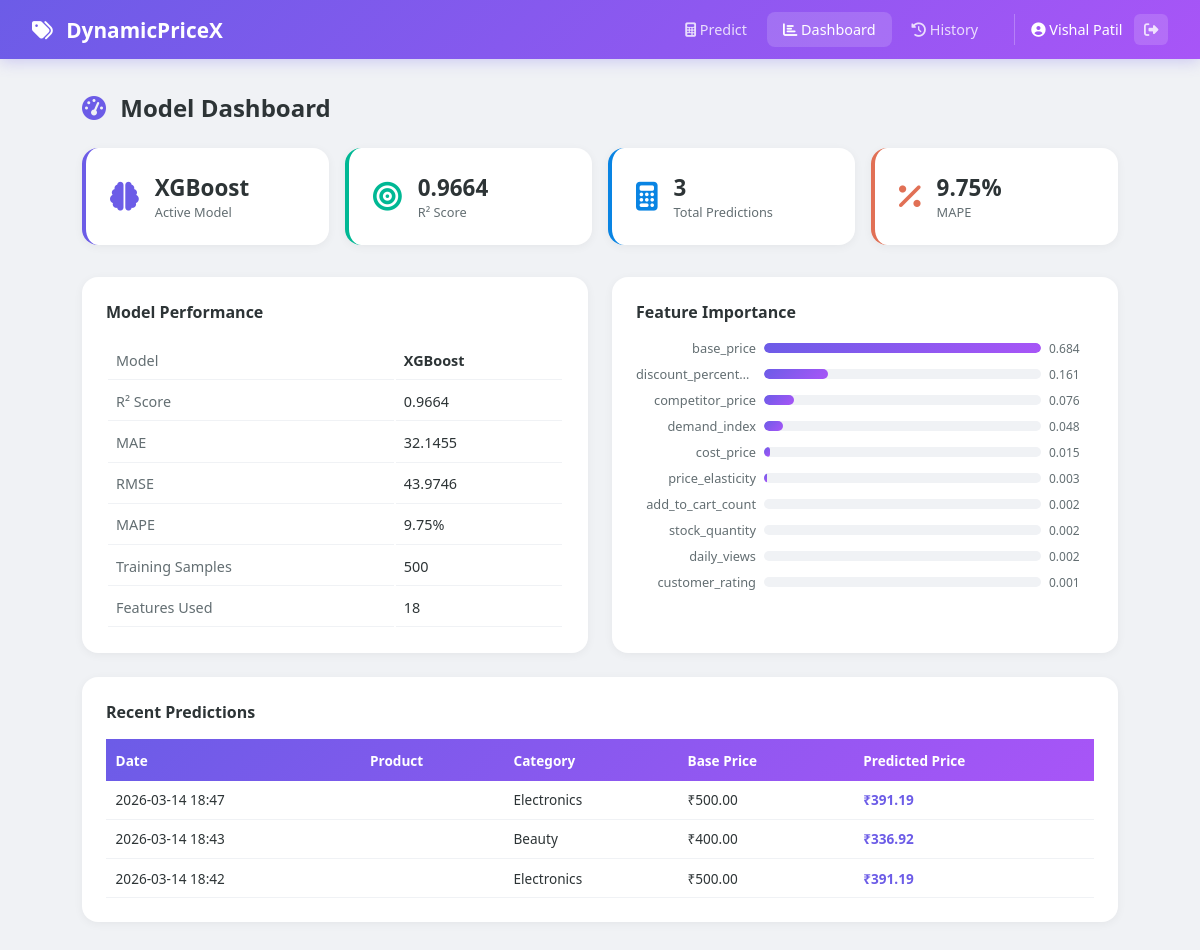
The app's page /dashboard (signed in) with its own data.
### database.py (models this page shows, shortened)
class User(UserMixin, db.Model):
    __tablename__ = 'users'
    id = db.Column(db.Integer, primary_key=True)
    username = db.Column(db.String(80), unique=True, nullable=False)
    email = db.Column(db.String(120), unique=True, nullable=False)
    password_hash = db.Column(db.String(256), nullable=False)
    full_name = db.Column(db.String(150), nullable=True)
    company = db.Column(db.String(150), nullable=True)
    created_at = db.Column(db.DateTime, default=datetime.utcnow)
    last_login = db.Column(db.DateTime, nullable=True)
    predictions = db.relationship('PredictionLog', backref='user', lazy=True)

class PredictionLog(db.Model):
    __tablename__ = 'prediction_logs'
    id = db.Column(db.Integer, primary_key=True)
    user_id = db.Column(db.Integer, db.ForeignKey('users.id'), nullable=False)
    product_category = db.Column(db.String(50))
    brand = db.Column(db.String(50))
    base_price = db.Column(db.Float)
    competitor_price = db.Column(db.Float)
    cost_price = db.Column(db.Float)
    stock_quantity = db.Column(db.Integer)
    daily_views = db.Column(db.Integer)
    daily_sales = db.Column(db.Integer)
    add_to_cart_count = db.Column(db.Integer)
    customer_rating = db.Column(db.Float)
    review_count = db.Column(db.Integer)
    discount_percentage = db.Column(db.Float)
    advertising_spend = db.Column(db.Float)
    promotion_type = db.Column(db.String(50))
    day_of_week = db.Column(db.Integer)
    season = db.Column(db.String(50))
    demand_index = db.Column(db.Integer)
    price_elasticity = db.Column(db.Float)
    predicted_price = db.Column(db.Float)
    created_at = db.Column(db.DateTime, default=datetime.utcnow)

### app.py (the view)
@app.route('/dashboard')
@login_required
def dashboard():
    metrics = get_metrics()
    total_preds = PredictionLog.query.filter_by(
        user_id=current_user.id
    ).count()
    recent = PredictionLog.query.filter_by(
        user_id=current_user.id
    ).order_by(PredictionLog.created_at.desc()).limit(5).all()
    return render_template(
        'dashboard.html',
        metrics=metrics,
        total_predictions=total_preds,
        recent_predictions=recent
    )

### app.py (called while the page is built)
@login_manager.user_loader
def load_user(user_id):
    return User.query.get(int(user_id))

def get_metrics():
    path = os.path.join(MODEL_FOLDER, 'metrics.json')
    if os.path.exists(path):
        with open(path) as f:
            return json.load(f)
    return None

### templates/dashboard.html (shortened to what this page needs)
<!DOCTYPE html>
<html lang="en">
<head>
    <link rel="stylesheet" href="{{ url_for('static', filename='css/style.css') }}">
    <link rel="stylesheet" href="https://cdnjs.cloudflare.com/ajax/libs/font-awesome/6.5.0/css/all.min.css">
</head>
<body>
    <nav class="navbar">
        <div class="nav-brand"><i class="fas fa-tags"></i> DynamicPriceX</div>
        <div class="nav-links">
            <a href="/"><i class="fas fa-calculator"></i> Predict</a>
            <a href="/dashboard" class="active"><i class="fas fa-chart-bar"></i> Dashboard</a>
            <a href="/history"><i class="fas fa-history"></i> History</a>
            <div class="nav-user">
                <span><i class="fas fa-user-circle"></i> {{ current_user.full_name or current_user.username }}</span>
                <a href="/logout" class="btn-nav-logout"><i class="fas fa-sign-out-alt"></i></a>
            </div>
        </div>
    </nav>
    <div class="container">
        <h1 class="page-title"><i class="fas fa-tachometer-alt"></i> Model Dashboard</h1>
        {% if metrics %}
        <div class="stats-grid">
            <div class="stat-card purple">
                <i class="fas fa-brain"></i>
                <div class="stat-info">
                    <span class="stat-num">{{ metrics.model_name }}</span>
                    <span class="stat-label">Active Model</span>
                </div>
            </div>
            <div class="stat-card green">
                <i class="fas fa-bullseye"></i>
                <div class="stat-info">
                    <span class="stat-num">{{ metrics.r2 }}</span>
                    <span class="stat-label">R² Score</span>
                </div>
            </div>
            <div class="stat-card blue">
                <i class="fas fa-calculator"></i>
                <div class="stat-info">
                    <span class="stat-num">{{ total_predictions }}</span>
                    <span class="stat-label">Total Predictions</span>
                </div>
            </div>
            <div class="stat-card orange">
                <i class="fas fa-percentage"></i>
                <div class="stat-info">
                    <span class="stat-num">{{ metrics.mape }}%</span>
                    <span class="stat-label">MAPE</span>
                </div>
            </div>
        </div>
        <div class="detail-grid">
            <div class="detail-card">
                <h3>Model Performance</h3>
                <table class="detail-table">
                    <tr><td>Model</td><td><strong>{{ metrics.model_name }}</strong></td></tr>
                    <tr><td>R² Score</td><td>{{ metrics.r2 }}</td></tr>
                    <tr><td>MAE</td><td>{{ metrics.mae }}</td></tr>
                    <tr><td>RMSE</td><td>{{ metrics.rmse }}</td></tr>
                    <tr><td>MAPE</td><td>{{ metrics.mape }}%</td></tr>
                    <tr><td>Training Samples</td><td>{{ metrics.num_samples }}</td></tr>
                    <tr><td>Features Used</td><td>{{ metrics.num_features }}</td></tr>
                </table>
            </div>
            <div class="detail-card">
                <h3>Feature Importance</h3>
                {% if metrics.feature_importance %}
                <div class="importance-bars">
                    {% for feat, imp in metrics.feature_importance.items() %}
                    {% if loop.index <= 10 %}
                    <div class="imp-row">
                        <span class="imp-name">{{ feat }}</span>
                        <div class="imp-bar-bg">
                            <div class="imp-bar" style="width: {{ (imp / metrics.feature_importance.values()|list|first * 100)|round }}%"></div>
                        </div>
                        <span class="imp-val">{{ "%.3f"|format(imp) }}</span>
                    </div>
                    {% endif %}
                    {% endfor %}
                </div>
                {% endif %}
            </div>
        </div>
        {% if recent_predictions %}
        <div class="detail-card full-width">
            <h3>Recent Predictions</h3>
            <table class="data-table">
                <thead>
                    <tr>
                        <th>Date</th><th>Product</th><th>Category</th>
                        <th>Base Price</th><th>Predicted Price</th>
                    </tr>
                </thead>
                <tbody>
                    {% for p in recent_predictions %}
                    <tr>
                        <td>{{ p.created_at.strftime('%Y-%m-%d %H:%M') }}</td>
                        <td>{{ p.product_name }}</td>
                        <td>{{ p.product_category }}</td>
                        <td>₹{{ "%.2f"|format(p.base_price) }}</td>
                        <td class="price-col">₹{{ "%.2f"|format(p.predicted_price) }}</td>
                    </tr>
                    {% endfor %}
                </tbody>
            </table>
        </div>
        {% endif %}
        {% else %}
        <div class="no-model">
            <i class="fas fa-chart-pie fa-3x"></i>
            <h2>No Model Data</h2>
            <p>Run <code>python train_model.py</code> first.</p>
        </div>
        {% endif %}
    </div>
</body>
</html>

### static/css/style.css (style rules this page uses)
* { margin: 0; padding: 0; box-sizing: border-box; }
:root { --primary: #6c5ce7; --primary-dark: #5a4bd1; --gradient: linear-gradient(135deg, #6c5ce7, #a855f7); --bg: #f0f2f5; --card: #ffffff; --text: #2d3436; --text-light: #636e72; --border: #dfe6e9; --success: #00b894; --warning: #fdcb6e; --danger: #e17055; --info: #0984e3; }
body { font-family: 'Segoe UI', system-ui, -apple-system, sans-serif; background: var(--bg); color: var(--text); min-height: 100vh; }
.navbar { background: var(--gradient); padding: 0.75rem 2rem; display: flex; justify-content: space-between; align-items: center; position: sticky; top: 0; z-index: 100; box-shadow: 0 2px 15px rgba(108,92,231,0.3); }
.nav-brand { color: white; font-size: 1.3rem; font-weight: 700; }
.nav-brand i { margin-right: 0.5rem; }
.nav-links { display: flex; align-items: center; gap: 0.25rem; }
.nav-links a { color: rgba(255,255,255,0.8); text-decoration: none; padding: 0.5rem 1rem; border-radius: 8px; font-size: 0.9rem; font-weight: 500; transition: all 0.3s; }
.nav-links a:hover, .nav-links a.active { color: white; background: rgba(255,255,255,0.15); }
.nav-user { display: flex; align-items: center; gap: 0.75rem; margin-left: 1rem; padding-left: 1rem; border-left: 1px solid rgba(255,255,255,0.25); color: white; font-size: 0.9rem; }
.btn-nav-logout { background: rgba(255,255,255,0.15) !important; padding: 0.4rem 0.6rem !important; border-radius: 6px !important; }
.container { max-width: 1100px; margin: 0 auto; padding: 2rem; }
.page-title { font-size: 1.5rem; margin-bottom: 1.5rem; color: var(--text); }
.page-title i { color: var(--primary); margin-right: 0.5rem; }
.stats-grid { display: grid; grid-template-columns: repeat(auto-fit, minmax(220px, 1fr)); gap: 1rem; margin-bottom: 2rem; }
.stat-card { background: white; border-radius: 16px; padding: 1.5rem; display: flex; align-items: center; gap: 1rem; box-shadow: 0 2px 10px rgba(0,0,0,0.05); border-left: 4px solid var(--border); }
.stat-card.purple { border-left-color: #6c5ce7; }
.stat-card.purple i { color: #6c5ce7; }
.stat-card.green { border-left-color: #00b894; }
.stat-card.green i { color: #00b894; }
.stat-card.blue { border-left-color: #0984e3; }
.stat-card.blue i { color: #0984e3; }
.stat-card.orange { border-left-color: #e17055; }
.stat-card.orange i { color: #e17055; }
.stat-card i { font-size: 1.8rem; }
.stat-info { display: flex; flex-direction: column; }
.stat-num { font-size: 1.4rem; font-weight: 700; }
.stat-label { font-size: 0.8rem; color: var(--text-light); }
.detail-grid { display: grid; grid-template-columns: 1fr 1fr; gap: 1.5rem; margin-bottom: 1.5rem; }
.detail-card { background: white; border-radius: 16px; padding: 1.5rem; box-shadow: 0 2px 10px rgba(0,0,0,0.05); }
.detail-card.full-width { grid-column: 1 / -1; }
.detail-card h3 { font-size: 1rem; margin-bottom: 1rem; color: var(--text); }
.detail-table { width: 100%; }
.detail-table td { padding: 0.6rem 0.5rem; border-bottom: 1px solid #f0f2f5; font-size: 0.9rem; }
.detail-table td:first-child { color: var(--text-light); }
.imp-row { display: flex; align-items: center; gap: 0.5rem; margin-bottom: 0.5rem; }
.imp-name { width: 120px; font-size: 0.8rem; color: var(--text-light); text-align: right; overflow: hidden; text-overflow: ellipsis; white-space: nowrap; }
.imp-bar-bg { flex: 1; height: 10px; background: #f0f2f5; border-radius: 5px; overflow: hidden; }
.imp-bar { height: 100%; background: var(--gradient); border-radius: 5px; transition: width 0.5s; }
.imp-val { font-size: 0.75rem; color: var(--text-light); width: 45px; }
.data-table { width: 100%; border-collapse: collapse; font-size: 0.85rem; }
.data-table thead { background: var(--gradient); color: white; }
.data-table th { padding: 0.7rem 0.6rem; font-weight: 600; text-align: left; white-space: nowrap; }
.data-table td { padding: 0.6rem; border-bottom: 1px solid #f0f2f5; }
.price-col { color: var(--primary); font-weight: 700; }

### records on screen
User: full_name "Vishal Patil"
PredictionLog: created_at "2026-03-14 18:47", product_category "Electronics", base_price "500.00", predicted_price "391.19"
PredictionLog: created_at "2026-03-14 18:43", product_category "Beauty", base_price "400.00", predicted_price "336.92"
PredictionLog: created_at "2026-03-14 18:42", product_category "Electronics", base_price "500.00", predicted_price "391.19"

### other values on screen
{{ metrics.model_name }} "XGBoost"
{{ metrics.r2 }} "0.9664"
{{ total_predictions }} "3"
{{ metrics.mape }} "9.75"
{{ metrics.mae }} "32.1455"
{{ metrics.rmse }} "43.9746"
{{ metrics.num_samples }} "500"
{{ metrics.num_features }} "18"
{{ feat }} "base_price" "discount_percent…" "competitor_price" "demand_index" "cost_price" "price_elasticity" "add_to_cart_count" "stock_quantity" "daily_views" "customer_rating"
{{ "%.3f"|format(imp) }} "0.684" "0.161" "0.076" "0.048" "0.015" "0.003" "0.002" "0.002" "0.002" "0.001"
